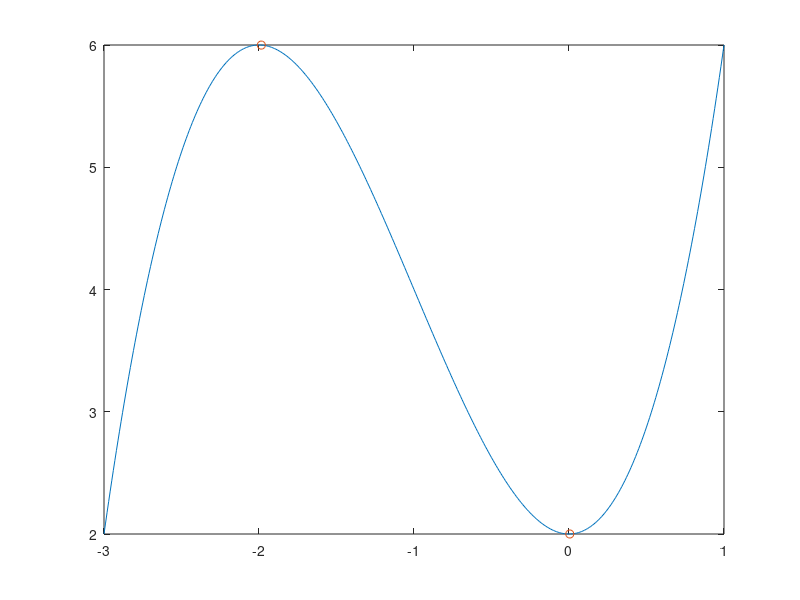

MATLAB code to generate this figure:
clc;
clear all;

h = .01;
x = -3:h:1;
f = inline('x.^3+3*x.^2+2');
y = f(x);

for i = 2:length(x)-2
    dy(i) = (y(i+1)-y(i-1))/h;
end;

xd = (x(2:length(x)-2));
mm=  [];

for k = 2:length(xd) - 2
    if(dy(k))*dy(k+1) <0
        mm = [mm (xd(k) + xd(k+1))/2];
    end
end

plot(x,y);
hold on;
plot(mm, f(mm), 'o');
